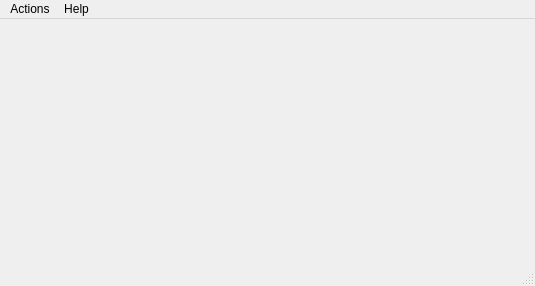
<?xml version="1.0" encoding="UTF-8"?>
<ui version="4.0">
 <class>SNCManagerClass</class>
 <widget class="QMainWindow" name="SNCManagerClass">
  <property name="geometry">
   <rect>
    <x>0</x>
    <y>0</y>
    <width>535</width>
    <height>286</height>
   </rect>
  </property>
  <property name="windowTitle">
   <string>SNCManager</string>
  </property>
  <widget class="QWidget" name="centralWidget"/>
  <widget class="QMenuBar" name="menuBar">
   <property name="geometry">
    <rect>
     <x>0</x>
     <y>0</y>
     <width>535</width>
     <height>25</height>
    </rect>
   </property>
   <widget class="QMenu" name="menuActions">
    <property name="title">
     <string>Actions</string>
    </property>
    <addaction name="actionBasicSetup"/>
    <addaction name="actionExit"/>
   </widget>
   <widget class="QMenu" name="menuHelp">
    <property name="title">
     <string>Help</string>
    </property>
    <addaction name="actionAbout"/>
   </widget>
   <addaction name="menuActions"/>
   <addaction name="menuHelp"/>
  </widget>
  <widget class="QStatusBar" name="statusBar"/>
  <action name="onStats">
   <property name="text">
    <string>Display stats</string>
   </property>
  </action>
  <action name="actionShow_date">
   <property name="checkable">
    <bool>true</bool>
   </property>
   <property name="checked">
    <bool>true</bool>
   </property>
   <property name="text">
    <string>Show date</string>
   </property>
  </action>
  <action name="actionShow_time">
   <property name="checkable">
    <bool>true</bool>
   </property>
   <property name="checked">
    <bool>true</bool>
   </property>
   <property name="text">
    <string>Show time</string>
   </property>
  </action>
  <action name="actionText_color">
   <property name="text">
    <string>Text color ...</string>
   </property>
  </action>
  <action name="actionShow_name">
   <property name="checkable">
    <bool>true</bool>
   </property>
   <property name="checked">
    <bool>true</bool>
   </property>
   <property name="text">
    <string>Show name</string>
   </property>
  </action>
  <action name="actionAbout">
   <property name="text">
    <string>About</string>
   </property>
  </action>
  <action name="actionBasicSetup">
   <property name="text">
    <string>Basic setup</string>
   </property>
  </action>
  <action name="actionExit">
   <property name="text">
    <string>Exit</string>
   </property>
  </action>
  <action name="actionSss">
   <property name="text">
    <string>sss</string>
   </property>
  </action>
 </widget>
 <layoutdefault spacing="6" margin="11"/>
 <resources/>
 <connections/>
</ui>
